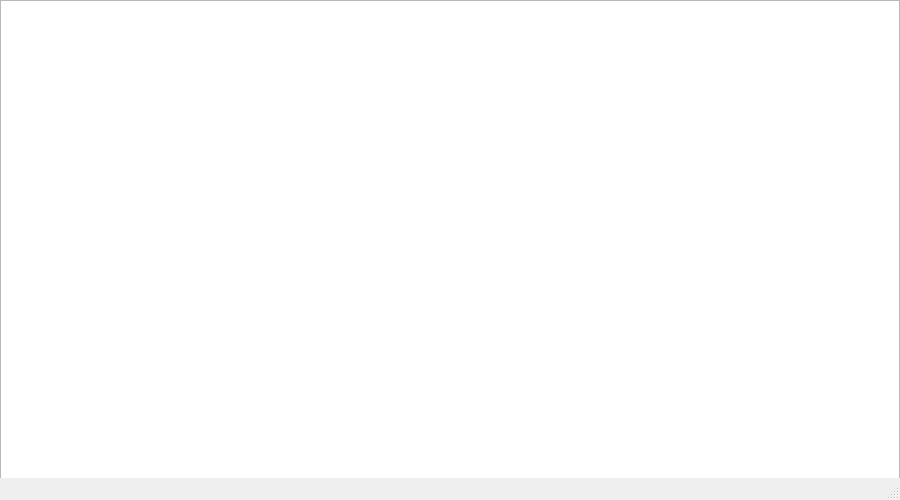
<?xml version="1.0" encoding="UTF-8"?>
<ui version="4.0">
 <class>MainWindow</class>
 <widget class="QMainWindow" name="MainWindow">
  <property name="geometry">
   <rect>
    <x>0</x>
    <y>0</y>
    <width>900</width>
    <height>500</height>
   </rect>
  </property>
  <property name="windowTitle">
   <string>MainWindow</string>
  </property>
  <widget class="QWidget" name="centralwidget">
   <widget class="QGraphicsView" name="graphicsView">
    <property name="geometry">
     <rect>
      <x>0</x>
      <y>0</y>
      <width>900</width>
      <height>500</height>
     </rect>
    </property>
   </widget>
  </widget>
  <widget class="QMenuBar" name="menubar">
   <property name="geometry">
    <rect>
     <x>0</x>
     <y>0</y>
     <width>900</width>
     <height>21</height>
    </rect>
   </property>
  </widget>
  <widget class="QStatusBar" name="statusbar"/>
 </widget>
 <resources/>
 <connections/>
</ui>
